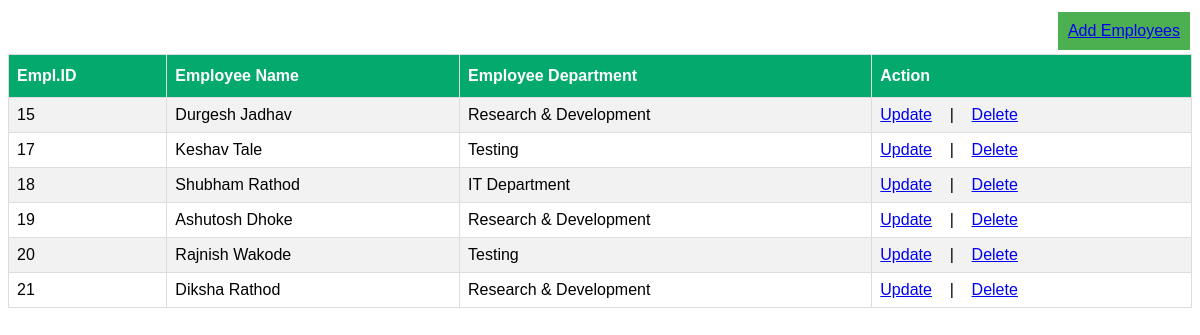
The page / on the database its author committed.
### tables this page shows
CREATE TABLE `table_emp` (
  `emp_id` int(10) NOT NULL,
  `emp_name` varchar(255) NOT NULL,
  `emp_dept` varchar(255) NOT NULL
);

### index.php (the view, shortened to what this page needs)
<!DOCTYPE html>
<html>
<head>
</head>
<body>
<div class="col-md-10" style="size: 80%">
	<div class="col-md-8" align="right">
		<button class=" button button" style="align-items: right;"><a href="register.php">Add Employees</a></button>
	</div>
<table id="employees">
  <tr>
    <th>Empl.ID</th>
    <th>Employee Name</th>
    <th>Employee Department</th>
    <th>Action</th>
  </tr>
  <?php
$servername = "localhost";
$username = "root";
$password = "";
$dbname = "db_emp";
$conn = new mysqli($servername, $username, $password, $dbname);
$sql = "SELECT emp_id, emp_name, emp_dept FROM table_emp";
$result = $conn->query($sql);
if ($result->num_rows > 0) {
	while($row = $result->fetch_assoc()) {
?>
  <tr>
    <td><?php echo $row["emp_id"] ?></td>
    <td><?php echo $row["emp_name"] ?></td>
    <td><?php echo $row["emp_dept"] ?></td>
    <td><a href="edit.php?id=<?php echo $row["emp_id"] ?>">Update</a>&nbsp; &nbsp; | &nbsp; &nbsp;<a href="delete.php?id=<?php echo $row["emp_id"] ?>">Delete</a></td>
  </tr>
  <?php } }
  else {
echo "0 results";
  }
  $conn->close(); ?>
</table>
</div>
</body>
</html>

### index.php (style rules this page uses)
#employees { font-family: Arial, Helvetica, sans-serif; border-collapse: collapse; width: 100%; }
#employees td, #employees th { border: 1px solid #ddd; padding: 8px; }
#employees tr:nth-child(even) { background-color: #f2f2f2; }
#employees th { padding-top: 12px; padding-bottom: 12px; text-align: left; background-color: #04AA6D; color: white; }
.button { background-color: #4CAF50; border: 10px; border-color: black; color: white; padding: 10px; text-align: center; text-decoration: none; display: inline-block; font-size: 16px; margin: 4px 2px; cursor: pointer; }

### rows shown on the page
table_emp: emp_id "15", emp_name "Durgesh Jadhav", emp_dept "Research & Development"
table_emp: emp_id "17", emp_name "Keshav Tale", emp_dept "Testing"
table_emp: emp_id "18", emp_name "Shubham Rathod", emp_dept "IT Department"
table_emp: emp_id "19", emp_name "Ashutosh Dhoke", emp_dept "Research & Development"
table_emp: emp_id "20", emp_name "Rajnish Wakode", emp_dept "Testing"
table_emp: emp_id "21", emp_name "Diksha Rathod", emp_dept "Research & Development"
